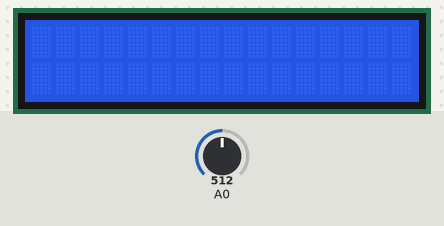
This sketch was run on a simulated Arduino Uno, built with avr-gcc and run on an emulated ATmega328P. Shown: 16×2 character LCD. Inputs (shaded band) come from the test bench; at power-on: A0 = 512. What the sketch prints to the serial monitor is not drawn.

Above: at 1.2 s.
1.3 s: A0 set to 588
4.3 s: A0 set to 615
At 4.7 s:
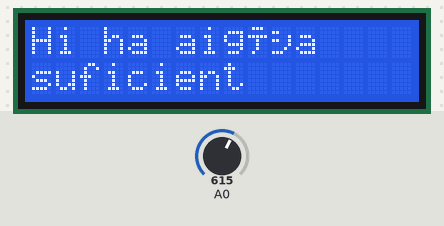
7.3 s: A0 set to 590
10.3 s: A0 set to 104
13.3 s: A0 set to 93
16.3 s: A0 set to 11
19.3 s: A0 set to 8
Timing chart, 0 to 22.3 s (numbered marks = the images above; inputs shaded):
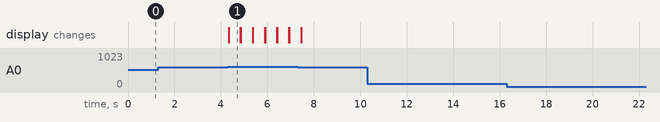

The sketch:

Aig_a.ino
```cpp
#include <LiquidCrystal_I2C.h>
int level;
LiquidCrystal_I2C lcd(0x27,16,2);

void setup() {
  // put your setup code here, to run once:
  Serial.begin(9600);
  lcd.begin();
  lcd.backlight();
  lcd.clear();

}

void loop() {
  // put your main code here, to run repeatedly:
  level = analogRead(A0);
  Serial.print(level);
  Serial.print(" ");
  if(level < 600) {
    lcd.print("No hi ha suficient");
    lcd.setCursor(0,1);
    lcd.print("aigüa");
    lcd.clear();
  }
  else {
    lcd.print("Hi ha aigüa");
    lcd.setCursor(0,1);
    lcd.print("suficient");
    delay(500);
    lcd.clear();
  }

}
```

Measured:
- the behaviour switches between 599 and 600 on A0 (found by bisection; images 0 and 1)
- after the input at 1.3 s, every drawn part: stays the same
- after the input at 4.3 s, the display: changes at once (image 1)
- after the input at 10.3 s, every drawn part: stays the same
- after the input at 13.3 s, every drawn part: stays the same
- after the input at 16.3 s, every drawn part: stays the same
- after the input at 19.3 s, every drawn part: stays the same
- what the display in image 1 shows lasts 0.5 s, from 4.3 s to 4.8 s
